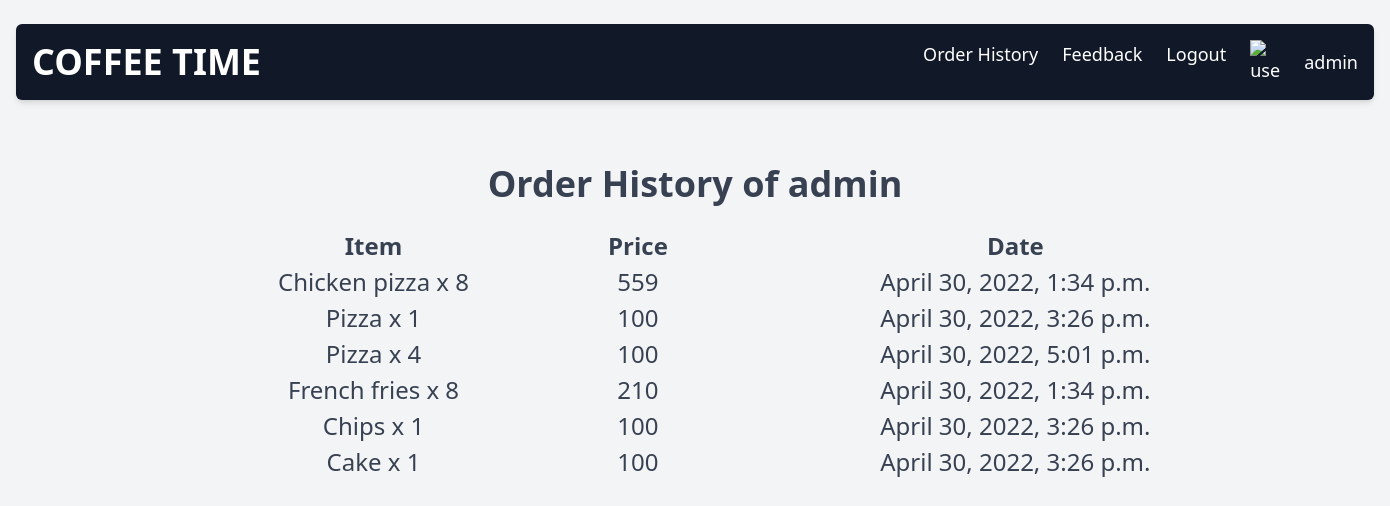
Screenshot of /order_history/ (signed in) with the database file from the repository.
### shop/models.py (models this page shows, shortened)
class OrderHistory(Model):
    user = CharField(max_length=200)
    product = CharField(max_length=200)
    date = DateTimeField(default=timezone.now())
    price = PositiveIntegerField()

### shop/views.py (the view)
# urls.py: path("order_history/", order_history, name="order_history"),
@login_required
def order_history(request):
    user = request.user
    orders = OrderHistory.objects.filter(user=user)
    result = []
    for order in orders:
        item = {
            'item': order.product,
            'price': order.price,
            'date': order.date,
        }
        result.append(item)
    res = [dict(t) for t in {tuple(d.items()) for d in result}]
    for r in res:
        r['count'] = result.count(r)
    return render(request, 'shop/order_history.html', {'orders': res, 'user': request.user})

### shop/templates/shop/order_history.html
{% extends 'theme/base_logged_in.html' %}
{% block content %}
    <h1 class="text-4xl text-center py-6 font-bold">Order History of {{ user }}</h1>
    <div class="text-center" style="width: 100vw; position: absolute;left: 15%">
        <table style="font-size: x-large">
            <thead>
            <tr>
                <th style="padding: 0 5vw">Item</th>
                <th style="padding: 0 5vw">Price</th>
                <th style="padding: 0 5vw; width: 40vw">Date</th>
            </tr>
            </thead>
            <tbody>
            {% for order in orders %}
                <tr>
                    <td style="padding: 0 5vw">{{ order.item }} x {{ order.count }}</td>
                    <td style="padding: 0 5vw">{{ order.price }}</td>
                    <td style="padding: 0 5vw; width: 40vw">{{ order.date }}</td>
                </tr>
            {% endfor %}
            </tbody>
        </table>
    </div>
{% endblock content %}

### theme/templates/theme/navbar_logged_in.html
<header class='px-4 py-6'>
    <nav class='flex items-center justify-between p-4 text-white bg-gray-900 rounded-md shadow-md'>
        <h1 class='text-4xl font-bold uppercase'>
            <a href="{% url 'home' %}">Coffee Time</a>
        </h1>
        <ul class='flex gap-6 text-lg'>
            <li>
                <a class='hover:text-indigo-300' href="{% url 'order_history' %}">Order History</a>
            </li>
            <li>
                <a class='hover:text-indigo-300' href="{% url 'feedback' %}">Feedback</a>
            </li>
            <li>
                <a class='hover:text-indigo-300' href="{% url 'logout' %}">Logout</a>
            </li>
            <li>
                <img width="30" height="30"
                     src="https://media.istockphoto.com/vectors/user-icon-flat-isolated-on-white-background-user-symbol-vector-vector-id1300845620?k=20&m=1300845620&s=612x612&w=0&h=f4XTZDAv7NPuZbG0habSpU0sNgECM0X7nbKzTUta3n8="
                     alt="user: ">
            </li>
            <button onclick="onUserButtonClick()">{{ user }}</button>
        </ul>
    </nav>
</header>

### rows the page displays
OrderHistory: item "Chicken pizza", date "April 30, 2022, 1:34 p.m."
OrderHistory: item "Pizza", date "April 30, 2022, 3:26 p.m."
OrderHistory: item "Pizza", date "April 30, 2022, 5:01 p.m."
OrderHistory: item "French fries", date "April 30, 2022, 1:34 p.m."
OrderHistory: item "Chips", date "April 30, 2022, 3:26 p.m."
OrderHistory: item "Cake", date "April 30, 2022, 3:26 p.m."

### other values shown
{{ user }} "admin"
{{ order.count }} "8" "1" "4" "8" "1" "1"
{{ order.price }} "559" "100" "100" "210" "100" "100"
